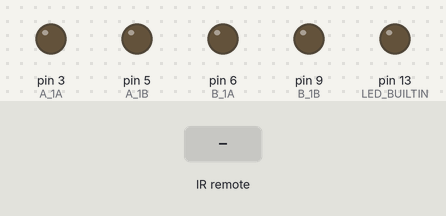
Bench run of a sketch on a simulated Arduino Uno, built with avr-gcc and run on an emulated ATmega328P. Parts: output pins drawn as LEDs (lit = HIGH). The inputs (shaded band) are chosen by the test bench.

Above: at 1.2 s.
1.3 s: infrared code 0x18 received
At 2.5 s:
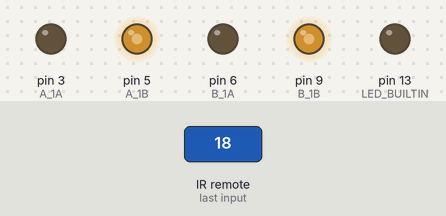
2.8 s: infrared code 0x52 received
At 3.7 s:
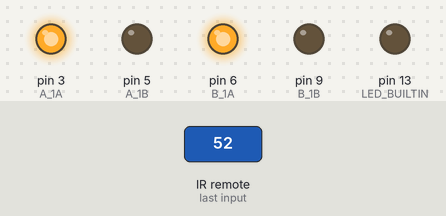
4.3 s: infrared code 0x8 received
At 4.9 s:
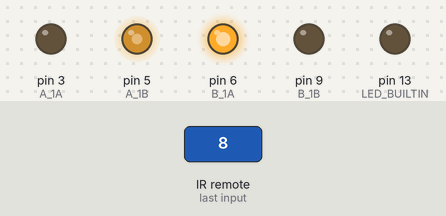
5.8 s: infrared code 0x5A received
At 7.2 s:
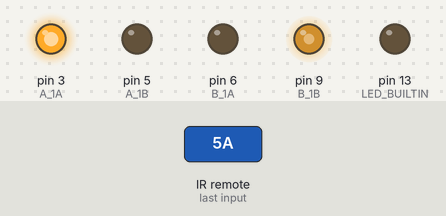
Timing chart, 0 to 8.3 s (numbered marks = the images above; inputs shaded):
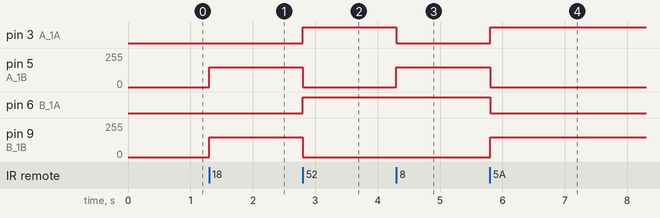

Measured:
- after the input at 1.3 s, pin 5 (A_1B), pin 9 (B_1B): 0/255 → 150/255 at once
- after the input at 2.8 s, pin 3 (A_1A), pin 6 (B_1A): LOW → HIGH at once; pin 5 (A_1B), pin 9 (B_1B): 150/255 → 0/255 at once
- after the input at 4.3 s, pin 3 (A_1A): HIGH → LOW at once; pin 5 (A_1B): 0/255 → 150/255 at once
- after the input at 5.8 s, pin 3 (A_1A): LOW → HIGH at once; pin 5 (A_1B): 150/255 → 0/255 at once; pin 6 (B_1A): HIGH → LOW at once; pin 9 (B_1B): 0/255 → 150/255 at once

The sketch:

ifToSwitch.ino
```cpp
#include <IRremote.h>
#define RECEIVER_PIN 12   //設定接收端輸出連接Arduino的腳位
#define A_1A 3
#define A_1B 5
#define B_1A 6
#define B_1B 9
int Speed=150;   //設定前進速度初始值
void setup() {
    pinMode(A_1A,OUTPUT);
    pinMode(A_1B,OUTPUT);
    pinMode(B_1A,OUTPUT);
    pinMode(B_1B,OUTPUT);
    pinMode(LED_BUILTIN, OUTPUT);
    digitalWrite(A_1A,LOW);
    digitalWrite(A_1B,LOW);
    digitalWrite(B_1A,LOW);
    digitalWrite(B_1B,LOW);
    digitalWrite(LED_BUILTIN,LOW);
    IrReceiver.begin(RECEIVER_PIN);
}
//車子停止
void stopcar(){
    digitalWrite(A_1A,LOW);
    digitalWrite(A_1B,LOW);
    digitalWrite(B_1A,LOW);
    digitalWrite(B_1B,LOW);
}
//車子向前走
void forward(){
    digitalWrite(A_1A, LOW);
    analogWrite(A_1B, Speed);
    digitalWrite(B_1A, LOW);
    analogWrite(B_1B, Speed);
}
//車子向後走
void backward(){
    digitalWrite(A_1A, Speed);
    analogWrite(A_1B, LOW);
    digitalWrite(B_1A, Speed);
    analogWrite(B_1B, LOW);
}
//車子右轉
void turnRight(){
    digitalWrite(A_1A, Speed);
    analogWrite(A_1B, LOW);
    digitalWrite(B_1A, LOW);
    analogWrite(B_1B, Speed);
}
//車子左轉
void turnLeft(){
    digitalWrite(A_1A, LOW);
    analogWrite(A_1B, Speed);
    digitalWrite(B_1A, Speed);
    analogWrite(B_1B,LOW);
}
void loop() {
    if(IrReceiver.decode()){
        switch(IrReceiver.decodedIRData.command){
            case 24:
                forward();
                delay(100);
                break;
            case 82:
                backward();
                delay(100);
                break;
            case 8:
                turnLeft();
                delay(100);
                break;
            case 90:
                turnRight();
                delay(100);
                break;
            default:
                stopcar();
                delay(100);
        }
     IrReceiver.resume();
    }
}
```
